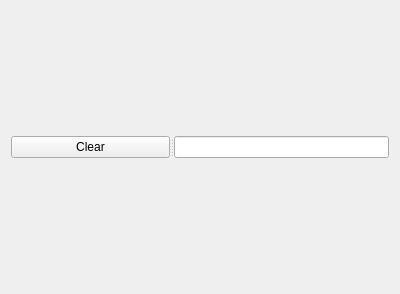
<?xml version="1.0" encoding="UTF-8"?>
<ui version="4.0">
 <class>OBSHotkeysWidget</class>
 <widget class="QWidget" name="OBSHotkeysWidget">
  <property name="geometry">
   <rect>
    <x>0</x>
    <y>0</y>
    <width>400</width>
    <height>294</height>
   </rect>
  </property>
  <property name="sizePolicy">
   <sizepolicy hsizetype="Preferred" vsizetype="Fixed">
    <horstretch>0</horstretch>
    <verstretch>0</verstretch>
   </sizepolicy>
  </property>
  <property name="maximumSize">
   <size>
    <width>16777215</width>
    <height>294</height>
   </size>
  </property>
  <property name="windowTitle">
   <string>Form</string>
  </property>
  <layout class="QGridLayout" name="gridLayout">
   <item row="1" column="0" colspan="2" alignment="Qt::AlignVCenter">
    <widget class="QSplitter" name="splitter">
     <property name="orientation">
      <enum>Qt::Horizontal</enum>
     </property>
     <widget class="QPushButton" name="pushButton">
      <property name="text">
       <string>Clear</string>
      </property>
     </widget>
     <widget class="QLineEdit" name="lineEdit">
      <property name="maximumSize">
       <size>
        <width>16777215</width>
        <height>25</height>
       </size>
      </property>
      <property name="sizeIncrement">
       <size>
        <width>0</width>
        <height>0</height>
       </size>
      </property>
     </widget>
    </widget>
   </item>
  </layout>
 </widget>
 <resources/>
 <connections>
  <connection>
   <sender>pushButton</sender>
   <signal>clicked()</signal>
   <receiver>lineEdit</receiver>
   <slot>clear()</slot>
   <hints>
    <hint type="sourcelabel">
     <x>76</x>
     <y>159</y>
    </hint>
    <hint type="destinationlabel">
     <x>270</x>
     <y>159</y>
    </hint>
   </hints>
  </connection>
 </connections>
</ui>
